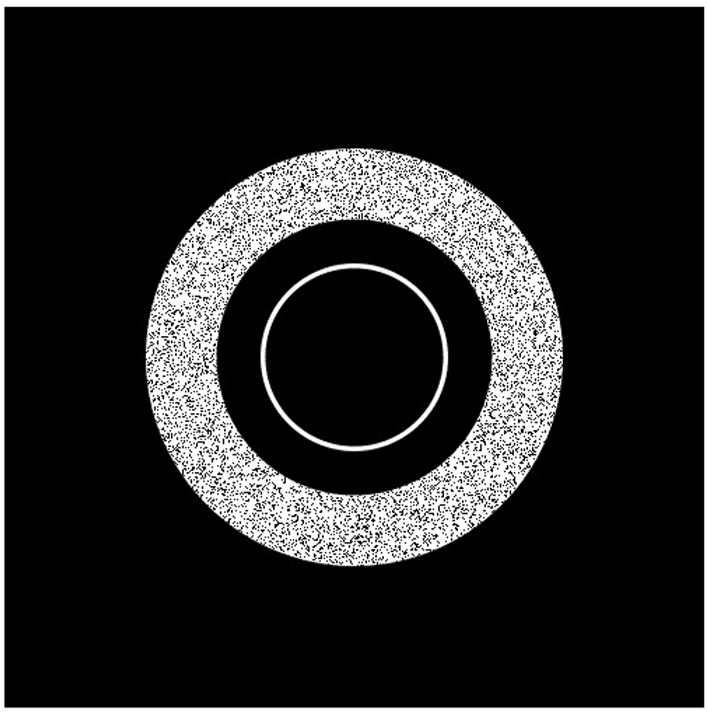
#> input picture cap08/rolamento-ruido-interno.jpg, 708 x 712 px, found by its file name
$ python ex38.py
#> lines starting #> are read from the running program, lines starting #| are printed output that depends on the picture
#página 149
import cv2
import numpy as np
#adaptado para rodar no google colab
from google.colab.patches import cv2_imshow

imagemOriginal = cv2.imread("/content/rolamento-ruido-interno.jpg", 0)
#> imagemOriginal: shape (712, 708); min 0, max 255, mean 38.8
#no livro o parâmetro do elemento estruturante era 3,3, mas quando executei o código continuou
#apresentando ruídos então  após  testes o melhor resultado ficou em 7,7
elementoEstruturante = cv2.getStructuringElement( cv2.MORPH_ELLIPSE, (7,7) )
imagemProcessada = cv2.morphologyEx( imagemOriginal, cv2.MORPH_CLOSE, elementoEstruturante )
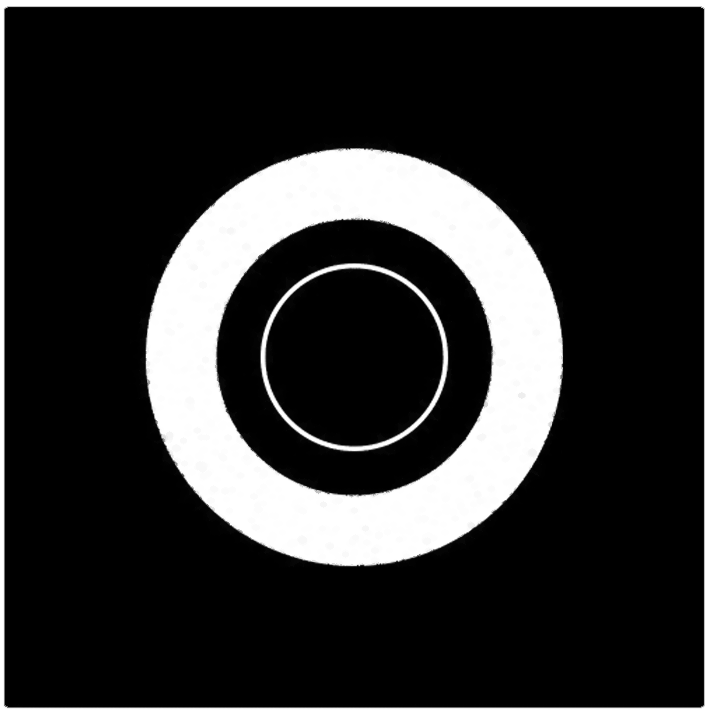
#> imagemProcessada: shape (712, 708); min 0, max 255, mean 47.2
cv2_imshow(imagemOriginal)
cv2_imshow(imagemProcessada)
cv2.waitKey(0)
cv2.destroyAllWindows()

$ run again, with cap08/rolamento-ruido-externo.jpg copied over cap08/rolamento-ruido-interno.jpg
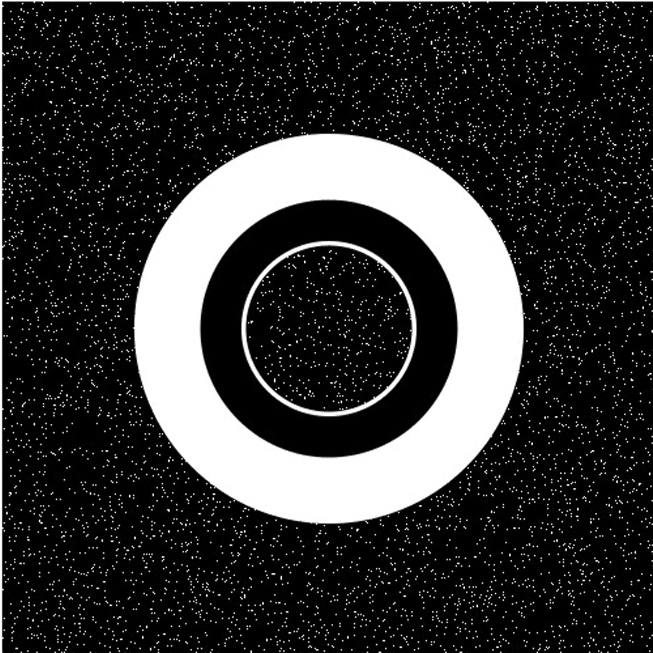
#> input picture cap08/rolamento-ruido-externo.jpg, 653 x 653 px, found by its file name
#> `imagemProcessada = cv2.morphologyEx( imagemOriginal, cv2.MORPH_CLOSE, ..`:
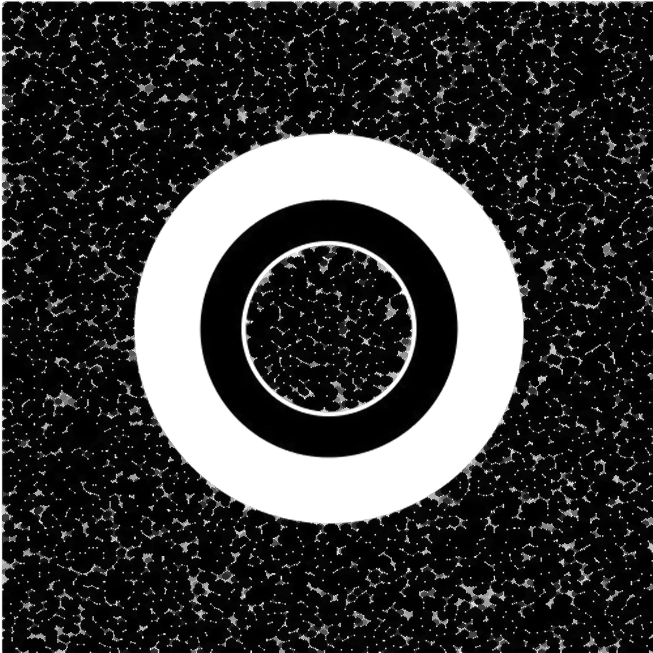
#> imagemProcessada: shape (653, 653); min 0, max 255, mean 59.2
